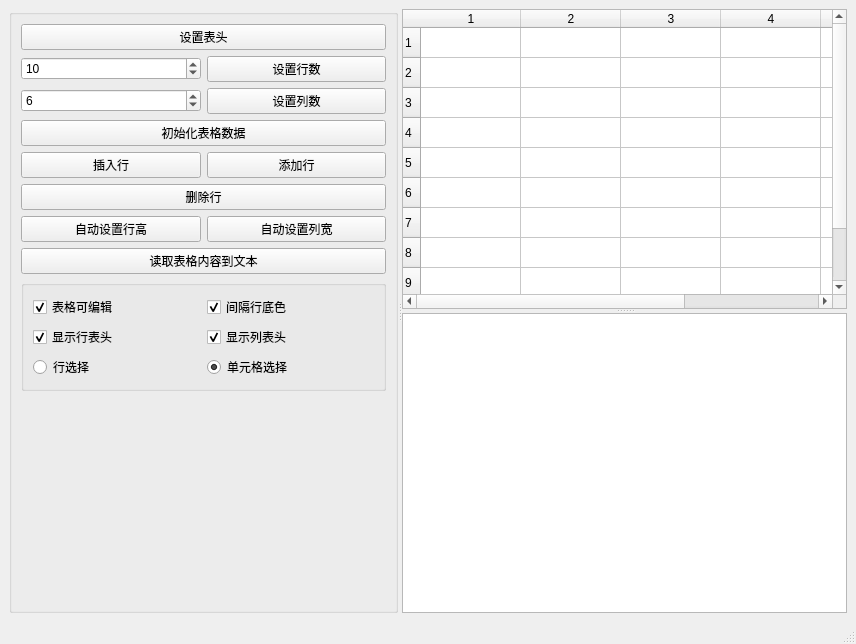
<?xml version="1.0" encoding="UTF-8"?>
<ui version="4.0">
 <class>TableWidgets</class>
 <widget class="QMainWindow" name="TableWidgets">
  <property name="geometry">
   <rect>
    <x>0</x>
    <y>0</y>
    <width>856</width>
    <height>644</height>
   </rect>
  </property>
  <property name="windowTitle">
   <string>MainWindow</string>
  </property>
  <widget class="QWidget" name="centralwidget">
   <layout class="QHBoxLayout" name="horizontalLayout">
    <item>
     <widget class="QSplitter" name="splitterMain">
      <property name="orientation">
       <enum>Qt::Horizontal</enum>
      </property>
      <widget class="QGroupBox" name="groupBox">
       <property name="title">
        <string/>
       </property>
       <layout class="QGridLayout" name="gridLayout">
        <item row="7" column="0">
         <widget class="QPushButton" name="pushButtonAutoSetH">
          <property name="text">
           <string>自动设置行高</string>
          </property>
         </widget>
        </item>
        <item row="5" column="1">
         <widget class="QPushButton" name="pushButtonAppendRow">
          <property name="text">
           <string>添加行</string>
          </property>
         </widget>
        </item>
        <item row="2" column="0">
         <widget class="QSpinBox" name="spinBoxRowCount">
          <property name="maximum">
           <number>10000</number>
          </property>
          <property name="value">
           <number>10</number>
          </property>
         </widget>
        </item>
        <item row="3" column="0">
         <widget class="QSpinBox" name="spinBoxColumnCount">
          <property name="maximum">
           <number>10000</number>
          </property>
          <property name="value">
           <number>6</number>
          </property>
         </widget>
        </item>
        <item row="0" column="0" colspan="2">
         <widget class="QPushButton" name="pushButtonSetHeader">
          <property name="text">
           <string>设置表头</string>
          </property>
         </widget>
        </item>
        <item row="4" column="0" colspan="2">
         <widget class="QPushButton" name="pushButtonInitData">
          <property name="text">
           <string>初始化表格数据</string>
          </property>
         </widget>
        </item>
        <item row="5" column="0">
         <widget class="QPushButton" name="pushButtonInsertRow">
          <property name="text">
           <string>插入行</string>
          </property>
         </widget>
        </item>
        <item row="3" column="1">
         <widget class="QPushButton" name="pushButtonSetColumnCount">
          <property name="text">
           <string>设置列数</string>
          </property>
         </widget>
        </item>
        <item row="9" column="0" colspan="2">
         <widget class="QGroupBox" name="groupBox_2">
          <property name="title">
           <string/>
          </property>
          <layout class="QGridLayout" name="gridLayout_2">
           <item row="0" column="0">
            <widget class="QCheckBox" name="checkBoxTableCanEdit">
             <property name="text">
              <string>表格可编辑</string>
             </property>
             <property name="checked">
              <bool>true</bool>
             </property>
            </widget>
           </item>
           <item row="1" column="0">
            <widget class="QCheckBox" name="checkBoxShowRowHeader">
             <property name="text">
              <string>显示行表头</string>
             </property>
             <property name="checked">
              <bool>true</bool>
             </property>
            </widget>
           </item>
           <item row="1" column="1">
            <widget class="QCheckBox" name="checkBoxShowColumnHeader">
             <property name="text">
              <string>显示列表头</string>
             </property>
             <property name="checked">
              <bool>true</bool>
             </property>
            </widget>
           </item>
           <item row="2" column="1">
            <widget class="QRadioButton" name="radioButtonTableChoice">
             <property name="text">
              <string>单元格选择</string>
             </property>
             <property name="checked">
              <bool>true</bool>
             </property>
            </widget>
           </item>
           <item row="0" column="1">
            <widget class="QCheckBox" name="checkBoxAlterRowColor">
             <property name="text">
              <string>间隔行底色</string>
             </property>
             <property name="checked">
              <bool>true</bool>
             </property>
            </widget>
           </item>
           <item row="2" column="0">
            <widget class="QRadioButton" name="radioButtonRowChoice">
             <property name="text">
              <string>行选择</string>
             </property>
             <property name="checked">
              <bool>false</bool>
             </property>
            </widget>
           </item>
          </layout>
         </widget>
        </item>
        <item row="2" column="1">
         <widget class="QPushButton" name="pushButtonSetRowCount">
          <property name="text">
           <string>设置行数</string>
          </property>
         </widget>
        </item>
        <item row="8" column="0" colspan="2">
         <widget class="QPushButton" name="pushButtonGetContentToText">
          <property name="text">
           <string>读取表格内容到文本</string>
          </property>
         </widget>
        </item>
        <item row="6" column="0" colspan="2">
         <widget class="QPushButton" name="pushButtonDeleteRow">
          <property name="text">
           <string>删除行</string>
          </property>
         </widget>
        </item>
        <item row="7" column="1">
         <widget class="QPushButton" name="pushButtonAutoSetW">
          <property name="text">
           <string>自动设置列宽</string>
          </property>
         </widget>
        </item>
        <item row="10" column="0">
         <spacer name="verticalSpacer">
          <property name="orientation">
           <enum>Qt::Vertical</enum>
          </property>
          <property name="sizeHint" stdset="0">
           <size>
            <width>20</width>
            <height>40</height>
           </size>
          </property>
         </spacer>
        </item>
       </layout>
      </widget>
      <widget class="QSplitter" name="splitter">
       <property name="orientation">
        <enum>Qt::Vertical</enum>
       </property>
       <widget class="QTableWidget" name="tableInfo">
        <property name="rowCount">
         <number>10</number>
        </property>
        <property name="columnCount">
         <number>6</number>
        </property>
        <row/>
        <row/>
        <row/>
        <row/>
        <row/>
        <row/>
        <row/>
        <row/>
        <row/>
        <row/>
        <column/>
        <column/>
        <column/>
        <column/>
        <column/>
        <column/>
       </widget>
       <widget class="QPlainTextEdit" name="plainTextEdit"/>
      </widget>
     </widget>
    </item>
   </layout>
  </widget>
  <widget class="QMenuBar" name="menubar">
   <property name="geometry">
    <rect>
     <x>0</x>
     <y>0</y>
     <width>856</width>
     <height>26</height>
    </rect>
   </property>
  </widget>
  <widget class="QStatusBar" name="statusbar"/>
 </widget>
 <resources/>
 <connections/>
</ui>
